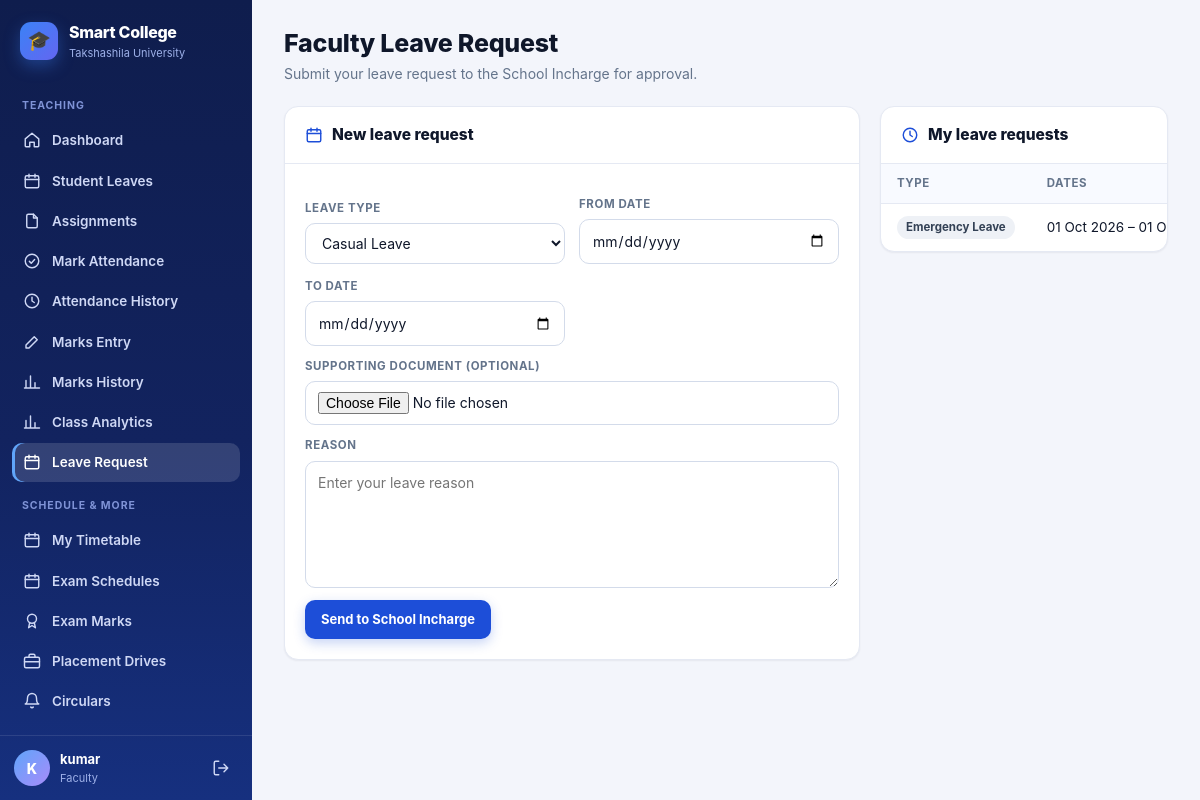
Screenshot of /faculty/leave-request/ (signed in) with the database file from the repository.
### faculty/models.py (models this page shows, shortened)
class Faculty(models.Model):
    user = models.OneToOneField(
        User,
        on_delete=models.SET_NULL,
        null=True,
        blank=True
    )
    name = models.CharField(max_length=100)
    faculty_id = models.CharField(max_length=20, unique=True)
    email = models.EmailField()
    department = models.ForeignKey(Department, on_delete=models.CASCADE)
    is_approved = models.BooleanField(default=True)
    phone = models.CharField(max_length=20, blank=True)
    designation = models.CharField(max_length=100, default="Faculty")
    joining_date = models.DateField(null=True, blank=True)
    is_active = models.BooleanField(default=True)

### timetable/models.py (models this page shows, shortened)
class FacultyLeaveRequest(models.Model):
    faculty = models.ForeignKey(
        Faculty,
        on_delete=models.CASCADE,
        related_name="leave_requests",
    )
    department = models.ForeignKey(
        Department,
        on_delete=models.CASCADE,
        related_name="faculty_leave_requests",
    )
    LEAVE_TYPE_CHOICES = [
        ("CASUAL", "Casual Leave"),
        ("MEDICAL", "Medical Leave"),
        ("OD", "On Duty"),
        ("EMERGENCY", "Emergency Leave"),
    ]
    leave_type = models.CharField(max_length=20, choices=LEAVE_TYPE_CHOICES, default="CASUAL")
    from_date = models.DateField()
    to_date = models.DateField()
    reason = models.TextField()
    supporting_document = models.FileField(upload_to="leave_documents/", blank=True, null=True)
    status = models.CharField(
        max_length=20,
        choices=LEAVE_STATUS_CHOICES,
        default="PENDING",
    )
    incharge_comment = models.TextField(blank=True)
    reviewed_by = models.ForeignKey(
        Faculty,
        on_delete=models.SET_NULL,
        null=True,
        blank=True,
        related_name="reviewed_leave_requests",
    )
    reviewed_at = models.DateTimeField(null=True, blank=True)
    forwarded_to_admin = models.BooleanField(default=False)
    admin_seen = models.BooleanField(default=False)
    created_at = models.DateTimeField(auto_now_add=True)
    class Meta:
        ordering = ["-created_at"]

### faculty/views.py (the view, shortened to what this page needs)
@login_required(login_url="/accounts/login/")
def leave_request(request):
    faculty = get_faculty_for_user(request)
    if faculty is None:
        return redirect("/students/")
    return render(request, "faculty/leave_request.html", {
        "faculty": faculty,
        "requests": FacultyLeaveRequest.objects.filter(
            faculty=faculty
        ).select_related("reviewed_by"),
    })

### accounts/context_processors.py (called while the page is built)
def _has_faculty(user):
    if not user or not user.is_authenticated:
        return False
    if Student.objects.filter(user=user).exists():
        return False
    return (
        Faculty.objects.filter(user=user).exists()
        or (bool(user.email) and Faculty.objects.filter(email=user.email).exists())
    )

### faculty/views.py (called while the page is built)
def get_faculty_for_user(request):
    faculty = Faculty.objects.filter(
        user=request.user
    ).first()
    if faculty:
        return faculty
    return Faculty.objects.filter(
        email=request.user.email
    ).first()

### faculty/templates/faculty/leave_request.html (shortened to what this page needs)
{% extends "base.html" %}
{% block page_title %}Faculty Leave Request{% endblock %}
{% block page_sub %}Submit your leave request to the School Incharge for approval.{% endblock %}
{% block content %}
<div class="split">
    <div class="card">
        <div class="card-head"><div class="card-title"><svg class="icon"><use href="#i-calendar"/></svg> New leave request</div></div>
        <div class="card-body">
            <form method="post" enctype="multipart/form-data" class="stack">
                <div class="form-grid">
                    <div class="field"><label>Leave type</label><select class="select" name="leave_type"><option value="CASUAL">Casual Leave</option></select></div>
                    <div class="field"><label>From date</label><input class="input" type="date" name="from_date" required></div>
                    <div class="field"><label>To date</label><input class="input" type="date" name="to_date" required></div>
                </div>
                <div class="field"><label>Supporting document (optional)</label><input class="input" type="file" name="supporting_document"></div>
                <div class="field"><label>Reason</label><textarea class="textarea" name="reason" rows="5" required placeholder="Enter your leave reason"></textarea></div>
                <button class="btn btn-primary" type="submit">Send to School Incharge</button>
            </form>
        </div>
    </div>
    <div class="card">
        <div class="card-head"><div class="card-title"><svg class="icon"><use href="#i-clock"/></svg> My leave requests</div></div>
        <div class="card-body flush">
            {% if requests %}
            <div class="table-wrap">
                <table class="table">
                    <thead><tr><th>Type</th><th>Dates</th><th>Reason</th><th>Status</th><th>Incharge comment</th></tr></thead>
                    <tbody>
                    {% for r in requests %}
                    <tr>
                        <td><span class="badge gray">{{ r.get_leave_type_display }}</span></td><td class="nowrap">{{ r.from_date|date:"d M Y" }} – {{ r.to_date|date:"d M Y" }}</td>
                    </tr>
                    {% endfor %}
                    </tbody>
                </table>
            </div>
            {% else %}
            <div class="empty"><svg class="icon"><use href="#i-calendar"/></svg><b>No leave requests</b></div>
            {% endif %}
        </div>
    </div>
</div>
{% endblock %}

### templates/base.html (shortened to what this page needs)
{% load static %}<!DOCTYPE html>
<html lang="en">
<head>
    <link rel="stylesheet" href="{% static 'css/theme.css' %}">
</head>
<body>
<div class="app">
    <aside class="sidebar" id="sidebar">
        <a class="brand" href="{{ nav_home }}">
            <span class="brand-mark">🎓</span>
            <span>
                <div class="brand-name">Smart College</div>
                <div class="brand-sub">Takshashila University</div>
            </span>
        </a>
        <nav class="nav">
            {% for group in nav_groups %}
                {% if group.label %}<div class="nav-label">{{ group.label }}</div>{% endif %}
                {% for item in group.items %}
                    <a class="nav-link {% if item.active %}active{% endif %}" href="{{ item.url }}">
                        <svg class="icon"><use href="#i-{{ item.icon }}"/></svg>
                        <span>{{ item.label }}</span>
                    </a>
                {% endfor %}
            {% endfor %}
        </nav>
        <div class="sidebar-foot">
            <div class="avatar">{{ nav_initial }}</div>
            <div class="who">
                <div class="who-name">{{ nav_display }}</div>
                <div class="who-role">{{ nav_role_label }}</div>
            </div>
            <a class="logout" href="/accounts/logout/" title="Log out"><svg class="icon"><use href="#i-logout"/></svg></a>
        </div>
    </aside>
    <div class="main">
        <main class="page">
            <div class="page-head">
                <div>
                    <h1 class="page-title">{% block page_title %}{% endblock %}</h1>
                    <div class="page-sub">{% block page_sub %}{% endblock %}</div>
                </div>
            </div>
            {% block content %}{% endblock %}
        </main>
    </div>
</div>
</body>
</html>

### rows the page displays
Faculty: name "kumar"
FacultyLeaveRequest: leave_type "Emergency Leave", from_date "01 Oct 2026", to_date "01…"

### other values shown
{{ group.label }} "TEACHING" "SCHEDULE & MORE"
{{ item.label }} "Dashboard" "Student Leaves" "Assignments" "Mark Attendance" "Attendance History" "Marks Entry" "Marks History" "Class Analytics" "Leave Request" "My Timetable" "Exam Schedules" "Exam Marks" "Placement Drives" "Circulars"
{{ nav_initial }} "K"
{{ nav_role_label }} "Faculty"
